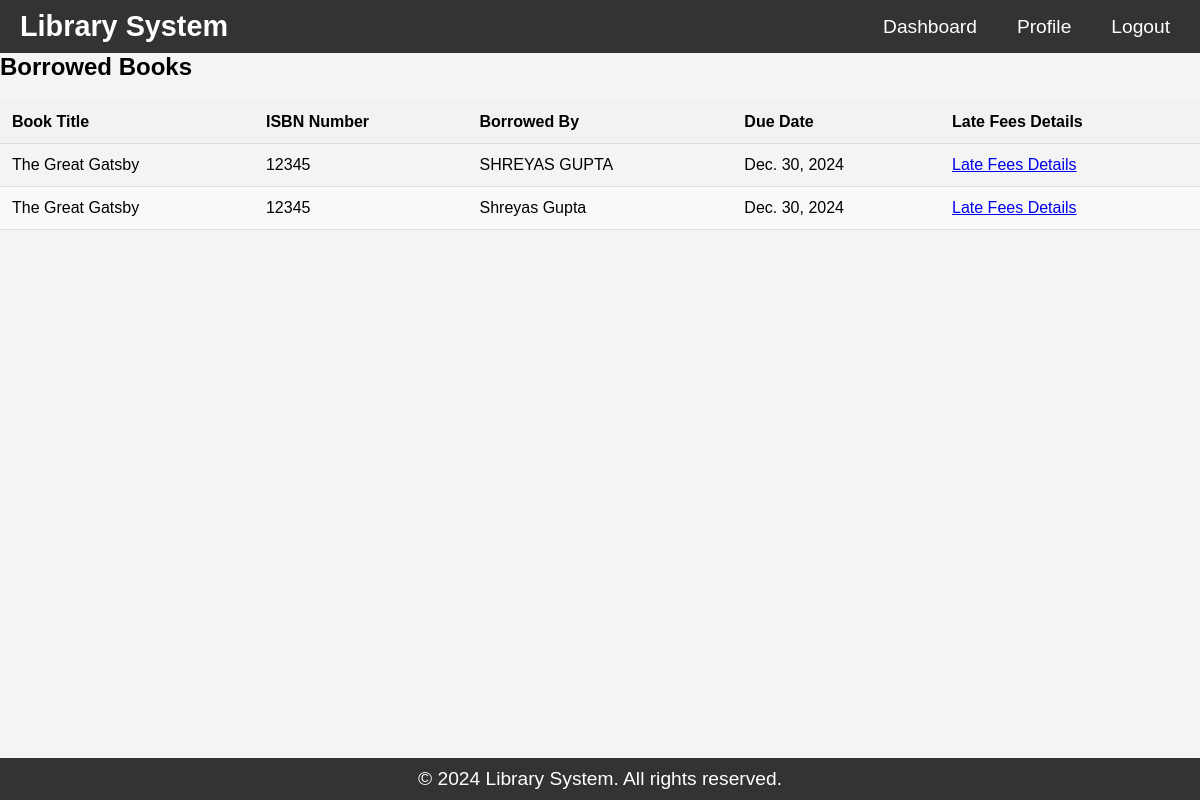
Page /borrowed_books/ (signed in) on the earlier database version.
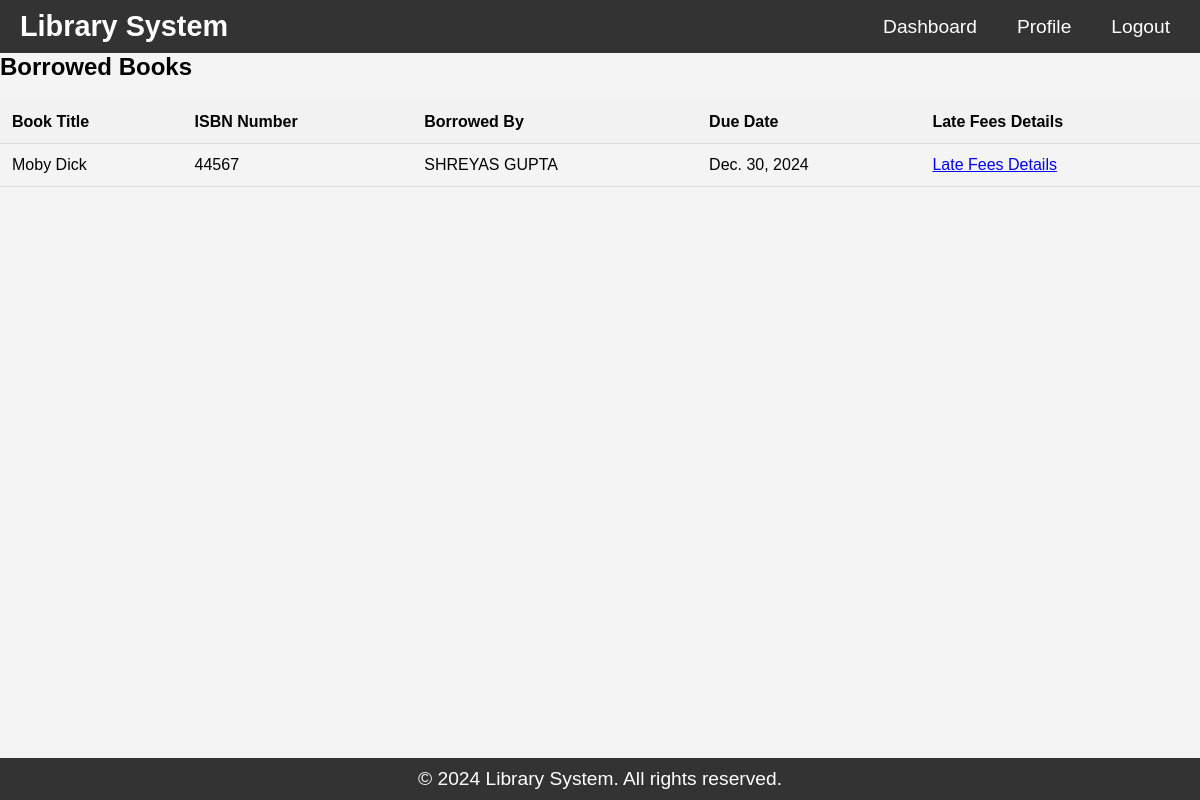
Same page on the later database version.
### lib/models.py (models this page shows, shortened)
class Borrow(models.Model):
    student = models.ForeignKey(StudentProfile, on_delete=models.CASCADE)
    book = models.ForeignKey(Book, on_delete=models.CASCADE)
    issued_date = models.DateField(auto_now_add=True)
    due_date = models.DateField()
    late_fees = models.DecimalField(max_digits=5, decimal_places=2, default=0.00)

class Book(models.Model):
    title = models.CharField(max_length=200)
    author = models.CharField(max_length=200)
    genre = models.CharField(max_length=200)
    published_date = models.DateField()
    isbn_number = models.CharField(max_length=13, unique=True)
    available_copies = models.IntegerField()
    image = models.ImageField(upload_to='book_images/', blank=True, null=True)  # Add this line

class StudentProfile(models.Model):
    user = models.OneToOneField(User, on_delete=models.CASCADE)
    room_number = models.CharField(max_length=20, blank=True, null=True)
    hostel = models.CharField(max_length=100, blank=True, null=True)

### lib/views.py (the view)
# urls.py: path('borrowed_books/', views.borrowed_books, name='borrowed_books'),
@staff_member_required
def borrowed_books(request):
    borrowed_books = Borrow.objects.select_related('book', 'student').all()
    return render(request, 'lib/borrowed_books.html', {'borrowed_books': borrowed_books})

### lib/templates/lib/borrowed_books.html (shortened to what this page needs)
{% load static %}
<!DOCTYPE html>
<html lang="en">
<head>
    <link rel="stylesheet" href="{% static 'css/styles.css' %}">
</head>
<body>
    <nav>
        <div class="navbar">
            <a href="{% url 'lib:home' %}" class="brand">Library System</a>
            <div class="nav-links">
                <a href="{% url 'lib:librarian_dashboard' %}">Dashboard</a>
                <a href="{% url 'lib:librarian_profile' %}" class="profile-icon">Profile</a>
                <a href="{% url 'lib:logout_views' %}">Logout</a>
            </div>
        </div>
    </nav>
    <div class="content-section">
        <h1>Borrowed Books</h1>
        <table>
            <thead>
                <tr>
                    <th>Book Title</th>
                    <th>ISBN Number</th>
                    <th>Borrowed By</th>
                    <th>Due Date</th>
                    <th>Late Fees Details</th>
                </tr>
            </thead>
            <tbody>
                {% for borrow in borrowed_books %}
                <tr>
                    <td>{{ borrow.book.title }}</td>
                    <td>{{ borrow.book.isbn_number }}</td>
                    <td>{{ borrow.student.user.first_name }} {{ borrow.student.user.last_name }}</td>
                    <td>{{ borrow.due_date }}</td>
                    <td>
                        <a href="{% url 'lib:late_fees_details' borrow.id %}">Late Fees Details</a>
                    </td>
                </tr>
                {% empty %}
                <tr>
                    <td colspan="5">No borrowed books available.</td>
                </tr>
                {% endfor %}
            </tbody>
        </table>
    </div>
    <footer>
        <div class="footer-content">
            <p>&copy; 2024 Library System. All rights reserved.</p>
        </div>
    </footer>
</body>
</html>

Differences in the rows shown:
removed Borrow: book "The Great Gatsby", book.isbn_number "12345", student.user.first_name "SHREYAS", student.user.last_name "GUPTA", due_date "Dec. 30, 2024"
removed Borrow: book "The Great Gatsby", book.isbn_number "12345", student.user.first_name "Shreyas", student.user.last_name "Gupta", due_date "Dec. 30, 2024"
added Borrow: book "Moby Dick", book.isbn_number "44567", student.user.first_name "SHREYAS", student.user.last_name "GUPTA", due_date "Dec. 30, 2024"
